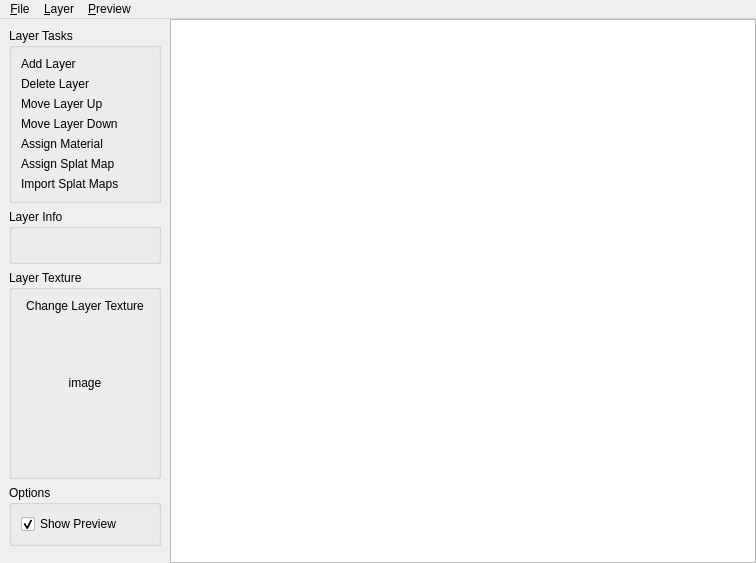
<?xml version="1.0" encoding="UTF-8"?>
<ui version="4.0">
 <class>TerrainTextureDialog</class>
 <widget class="QDialog" name="TerrainTextureDialog">
  <property name="geometry">
   <rect>
    <x>0</x>
    <y>0</y>
    <width>756</width>
    <height>563</height>
   </rect>
  </property>
  <property name="windowTitle">
   <string>Terrain Texture Layers</string>
  </property>
  <layout class="QVBoxLayout" name="verticalLayout_6">
   <property name="spacing">
    <number>0</number>
   </property>
   <property name="leftMargin">
    <number>0</number>
   </property>
   <property name="topMargin">
    <number>0</number>
   </property>
   <property name="rightMargin">
    <number>0</number>
   </property>
   <property name="bottomMargin">
    <number>0</number>
   </property>
   <item>
    <widget class="QMenuBar" name="menubar">
     <widget class="QMenu" name="menu_File">
      <property name="title">
       <string>&amp;File</string>
      </property>
      <addaction name="exportLayersAction"/>
      <addaction name="importLayersAction"/>
      <addaction name="separator"/>
      <addaction name="refineTerrainTextureTilesAction"/>
     </widget>
     <widget class="QMenu" name="menu_Layer">
      <property name="title">
       <string>&amp;Layer</string>
      </property>
      <addaction name="loadTextureAction"/>
      <addaction name="exportTextureAction"/>
      <addaction name="separator"/>
      <addaction name="editSurfaceTypesAction"/>
     </widget>
     <widget class="QMenu" name="menu_Preview">
      <property name="title">
       <string>&amp;Preview</string>
      </property>
      <addaction name="showLargePreviewAction"/>
      <addaction name="applyLightingAction"/>
      <addaction name="showWaterAction"/>
     </widget>
     <addaction name="menu_File"/>
     <addaction name="menu_Layer"/>
     <addaction name="menu_Preview"/>
    </widget>
   </item>
   <item>
    <layout class="QHBoxLayout" name="horizontalLayout">
     <property name="spacing">
      <number>0</number>
     </property>
     <item>
      <widget class="QWidget" name="widget" native="true">
       <layout class="QVBoxLayout" name="verticalLayout_5">
        <item>
         <widget class="QCollapsibleGroupBox" name="layerTasksGroupBox">
          <property name="title">
           <string>Layer Tasks</string>
          </property>
          <layout class="QVBoxLayout" name="verticalLayout_2">
           <item>
            <widget class="ClickableLabel" name="addLayerClickable">
             <property name="text">
              <string>Add Layer</string>
             </property>
            </widget>
           </item>
           <item>
            <widget class="ClickableLabel" name="deleteLayerClickable">
             <property name="text">
              <string>Delete Layer</string>
             </property>
            </widget>
           </item>
           <item>
            <widget class="ClickableLabel" name="moveLayerUpClickable">
             <property name="text">
              <string>Move Layer Up</string>
             </property>
            </widget>
           </item>
           <item>
            <widget class="ClickableLabel" name="moveLayerDownClickable">
             <property name="text">
              <string>Move Layer Down</string>
             </property>
            </widget>
           </item>
           <item>
            <widget class="ClickableLabel" name="assignMaterialClickable">
             <property name="text">
              <string>Assign Material</string>
             </property>
            </widget>
           </item>
           <item>
            <widget class="ClickableLabel" name="assignSplatMapClickable">
             <property name="text">
              <string>Assign Splat Map</string>
             </property>
            </widget>
           </item>
           <item>
            <widget class="ClickableLabel" name="importSplatMapsClickable">
             <property name="text">
              <string>Import Splat Maps</string>
             </property>
            </widget>
           </item>
          </layout>
         </widget>
        </item>
        <item>
         <widget class="QCollapsibleGroupBox" name="layerInfoGroupBox">
          <property name="title">
           <string>Layer Info</string>
          </property>
          <layout class="QVBoxLayout" name="verticalLayout_3">
           <item>
            <widget class="QLabel" name="layerInfoLabel">
             <property name="text">
              <string/>
             </property>
             <property name="wordWrap">
              <bool>true</bool>
             </property>
            </widget>
           </item>
          </layout>
         </widget>
        </item>
        <item>
         <widget class="QCollapsibleGroupBox" name="layerTextureGroupBox">
          <property name="title">
           <string>Layer Texture</string>
          </property>
          <layout class="QVBoxLayout" name="verticalLayout_4">
           <item>
            <widget class="ClickableLabel" name="changeLayerTextureClickable">
             <property name="text">
              <string>Change Layer Texture</string>
             </property>
             <property name="alignment">
              <set>Qt::AlignCenter</set>
             </property>
            </widget>
           </item>
           <item>
            <widget class="QLabel" name="texturePreviewLabel">
             <property name="minimumSize">
              <size>
               <width>128</width>
               <height>128</height>
              </size>
             </property>
             <property name="text">
              <string>image</string>
             </property>
             <property name="scaledContents">
              <bool>true</bool>
             </property>
             <property name="alignment">
              <set>Qt::AlignCenter</set>
             </property>
            </widget>
           </item>
           <item>
            <widget class="QLabel" name="layerTextureInfoLabel">
             <property name="text">
              <string/>
             </property>
            </widget>
           </item>
          </layout>
         </widget>
        </item>
        <item>
         <widget class="QCollapsibleGroupBox" name="optionsGroupBox">
          <property name="title">
           <string>Options</string>
          </property>
          <layout class="QVBoxLayout" name="verticalLayout">
           <item>
            <widget class="QCheckBox" name="showPreviewCheckBox">
             <property name="text">
              <string>Show Preview</string>
             </property>
             <property name="checked">
              <bool>true</bool>
             </property>
            </widget>
           </item>
          </layout>
         </widget>
        </item>
        <item>
         <spacer name="verticalSpacer">
          <property name="orientation">
           <enum>Qt::Vertical</enum>
          </property>
          <property name="sizeHint" stdset="0">
           <size>
            <width>20</width>
            <height>20</height>
           </size>
          </property>
         </spacer>
        </item>
       </layout>
      </widget>
     </item>
     <item>
      <widget class="QTableView" name="layerTableView">
       <property name="sizePolicy">
        <sizepolicy hsizetype="Expanding" vsizetype="Expanding">
         <horstretch>1</horstretch>
         <verstretch>0</verstretch>
        </sizepolicy>
       </property>
       <property name="sizeAdjustPolicy">
        <enum>QAbstractScrollArea::AdjustToContentsOnFirstShow</enum>
       </property>
       <property name="selectionMode">
        <enum>QAbstractItemView::SingleSelection</enum>
       </property>
       <property name="selectionBehavior">
        <enum>QAbstractItemView::SelectRows</enum>
       </property>
       <property name="iconSize">
        <size>
         <width>45</width>
         <height>48</height>
        </size>
       </property>
       <property name="showGrid">
        <bool>false</bool>
       </property>
       <property name="cornerButtonEnabled">
        <bool>false</bool>
       </property>
       <attribute name="verticalHeaderVisible">
        <bool>false</bool>
       </attribute>
      </widget>
     </item>
    </layout>
   </item>
  </layout>
  <action name="exportLayersAction">
   <property name="text">
    <string>&amp;Export Layers...</string>
   </property>
  </action>
  <action name="importLayersAction">
   <property name="text">
    <string>&amp;Import Layers...</string>
   </property>
  </action>
  <action name="refineTerrainTextureTilesAction">
   <property name="text">
    <string>Refine Terrain Texture Tiles</string>
   </property>
  </action>
  <action name="loadTextureAction">
   <property name="text">
    <string>&amp;Load Texture</string>
   </property>
  </action>
  <action name="exportTextureAction">
   <property name="text">
    <string>&amp;Export Texture...</string>
   </property>
  </action>
  <action name="editSurfaceTypesAction">
   <property name="enabled">
    <bool>false</bool>
   </property>
   <property name="text">
    <string>Edit Surface Types...</string>
   </property>
  </action>
  <action name="showLargePreviewAction">
   <property name="text">
    <string>&amp;Show Large Preview...</string>
   </property>
  </action>
  <action name="applyLightingAction">
   <property name="checkable">
    <bool>true</bool>
   </property>
   <property name="checked">
    <bool>true</bool>
   </property>
   <property name="text">
    <string>&amp;Apply Lighting</string>
   </property>
  </action>
  <action name="showWaterAction">
   <property name="checkable">
    <bool>true</bool>
   </property>
   <property name="checked">
    <bool>true</bool>
   </property>
   <property name="text">
    <string>&amp;Show Water</string>
   </property>
  </action>
 </widget>
 <customwidgets>
  <customwidget>
   <class>QCollapsibleGroupBox</class>
   <extends>QGroupBox</extends>
   <header>QtUI/QCollapsibleGroupBox.h</header>
   <container>1</container>
  </customwidget>
  <customwidget>
   <class>ClickableLabel</class>
   <extends>QLabel</extends>
   <header>QtUI/ClickableLabel.h</header>
  </customwidget>
 </customwidgets>
 <resources/>
 <connections/>
</ui>
